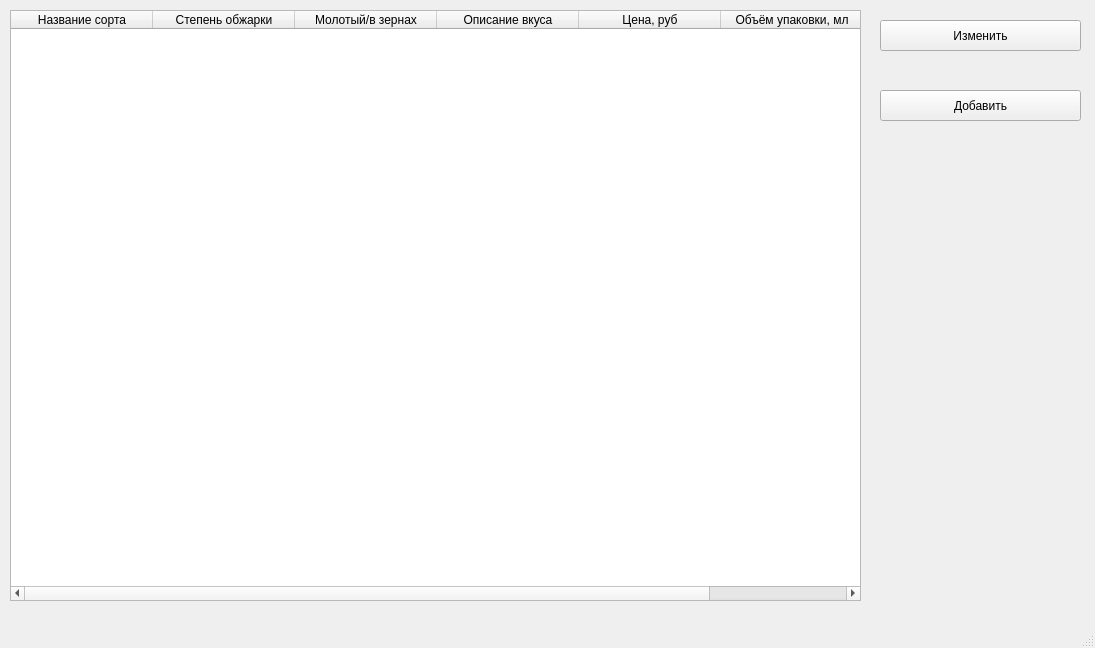
<?xml version="1.0" encoding="UTF-8"?>
<ui version="4.0">
 <class>MainWindow</class>
 <widget class="QMainWindow" name="MainWindow">
  <property name="geometry">
   <rect>
    <x>0</x>
    <y>0</y>
    <width>1095</width>
    <height>648</height>
   </rect>
  </property>
  <property name="windowTitle">
   <string>Кофий</string>
  </property>
  <widget class="QWidget" name="centralwidget">
   <widget class="QTableWidget" name="table">
    <property name="geometry">
     <rect>
      <x>10</x>
      <y>10</y>
      <width>851</width>
      <height>591</height>
     </rect>
    </property>
    <property name="columnCount">
     <number>6</number>
    </property>
    <attribute name="horizontalHeaderDefaultSectionSize">
     <number>142</number>
    </attribute>
    <attribute name="verticalHeaderDefaultSectionSize">
     <number>70</number>
    </attribute>
    <column>
     <property name="text">
      <string>Название сорта</string>
     </property>
    </column>
    <column>
     <property name="text">
      <string>Степень обжарки</string>
     </property>
    </column>
    <column>
     <property name="text">
      <string>Молотый/в зернах</string>
     </property>
    </column>
    <column>
     <property name="text">
      <string>Описание вкуса</string>
     </property>
    </column>
    <column>
     <property name="text">
      <string>Цена, руб</string>
     </property>
    </column>
    <column>
     <property name="text">
      <string>Объём упаковки, мл</string>
     </property>
    </column>
   </widget>
   <widget class="QPushButton" name="button_Edit">
    <property name="geometry">
     <rect>
      <x>880</x>
      <y>20</y>
      <width>201</width>
      <height>31</height>
     </rect>
    </property>
    <property name="text">
     <string>Изменить</string>
    </property>
   </widget>
   <widget class="QPushButton" name="button_Add">
    <property name="geometry">
     <rect>
      <x>880</x>
      <y>90</y>
      <width>201</width>
      <height>31</height>
     </rect>
    </property>
    <property name="text">
     <string>Добавить</string>
    </property>
   </widget>
  </widget>
  <widget class="QMenuBar" name="menubar">
   <property name="geometry">
    <rect>
     <x>0</x>
     <y>0</y>
     <width>1095</width>
     <height>21</height>
    </rect>
   </property>
  </widget>
  <widget class="QStatusBar" name="statusbar"/>
 </widget>
 <resources/>
 <connections/>
</ui>
